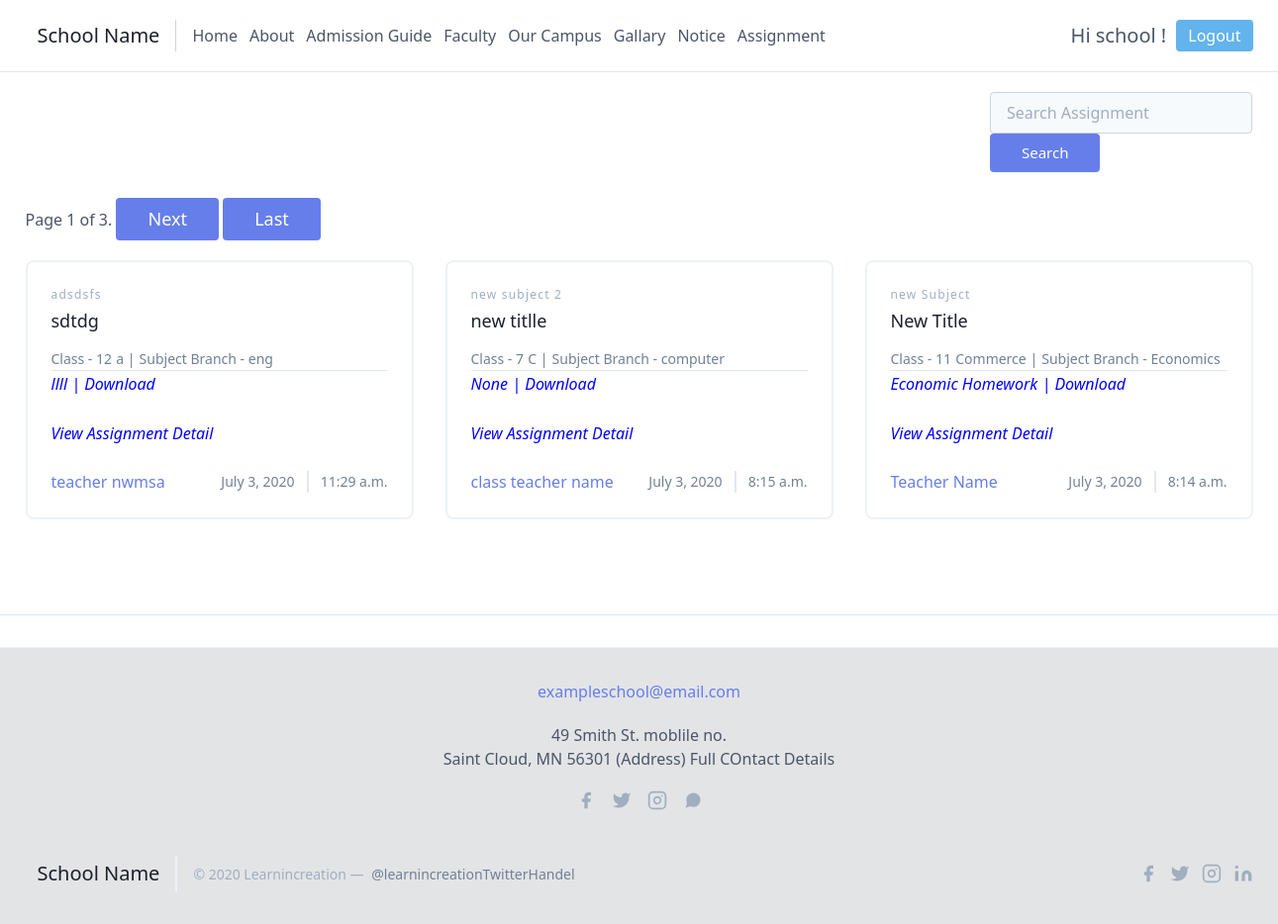
/assignment/ (signed in), run on the app's committed database.
### info/models.py (models this page shows, shortened)
class Assignment(models.Model):
    subject = models.CharField(max_length = 100)
    title = models.CharField(max_length = 100)
    standard =models.CharField(max_length= 20 , null = True , blank = True)
    section = models.CharField(max_length = 10, null = True , blank = True)
    branch = models.CharField(max_length = 10 , null = True , blank = True )
    published = models.DateTimeField(auto_now_add = True)
    author = models.CharField(max_length = 100)
    textcontent = models.TextField(null = True, blank = True)
    Filename = models.CharField(max_length = 50,null = True, blank = True)
    Fileupload = models.FileField(null = True, blank = True  )
    class Meta:
        ordering = ['-published']

### info/views.py (the view)
# urls.py: path('assignment/' , AssignmentListView.as_view() , name = "assignment-list"),
class AssignmentListView(LoginRequiredMixin,ListView):
    model = Assignment
    template_name = 'info/assignment_list.html' #<app>/<model>_<viewtype>.html
    context_objects_name = 'assignment'
    ordering = ['-published']
    paginate_by = 3 # pagination  (django provided )

### info/templates/info/assignment_list.html (shortened to what this page needs)
{% extends 'info/main.html' %}
{% load static %}
{% block content %}
<section class="text-gray-700 body-font" style="margin-top: 20px; margin-left: 1000px;">
      <form class="form" action="/a/" method="get">
        <input class="flex-grow bg-gray-100 rounded border border-gray-400 focus:outline-none focus:border-indigo-500 text-base px-4 py-2 mr-4 mb-4 sm:mb-0" type="search" name = 'queryassignment' placeholder="Search Assignment" aria-label="search">
        <button class="text-white bg-indigo-500 border-0 py-2 px-8 focus:outline-none hover:bg-indigo-600 rounded text-lg" type = 'submit' style="font-size:15px;">Search </button>
      </form>
</section>
<section class="text-gray-700 body-font">
  <div class="container px-5 py-24 mx-auto">
      <div class="pagination" style="margin-top:-70px; margin-bottom:20px;">
          <span class="step-links">
              <span class="current">
                  Page {{ page_obj.number }} of {{ page_obj.paginator.num_pages }}.
              </span>
              {% if page_obj.has_next %}
                  <a href="?page={{ page_obj.next_page_number }}"><button class="text-white bg-indigo-500 border-0 py-2 px-8 focus:outline-none hover:bg-indigo-600 rounded text-lg" type="button" name="button">Next</button></a>
                  <a href="?page={{ page_obj.paginator.num_pages }}"><button class="text-white bg-indigo-500 border-0 py-2 px-8 focus:outline-none hover:bg-indigo-600 rounded text-lg" type="button" name="button">Last</button></a>
              {% endif %}
          </span>
      </div>
    <div class="flex flex-wrap -m-4">
    {% for assignment in assignment_list %}
      <div class="p-4 md:w-1/3">
        <div class="h-full border-2 border-gray-200 rounded-lg overflow-hidden">
          <div class="p-6">
            <h2 class="tracking-widest text-xs title-font font-medium text-gray-500 mb-1">{{assignment.subject}}</h2>
            <h1 class="title-font text-lg font-medium text-gray-900 mb-3">{{assignment.title}}</h1>
            <span class="text-gray-600 inline-flex items-center leading-none text-sm">Class - {{assignment.standard}}</span>
            <span class="text-gray-600 inline-flex items-center leading-none text-sm">{{assignment.section}} |</span>
            <span class="text-gray-600 inline-flex items-center leading-none text-sm">Subject Branch - {{assignment.branch}}</span>
            <br><hr>
            <span class="leading-relaxed mb-3" style= 'color: blue ; font-style: italic;'><a href="/static/images/{{assignment.Fileupload}}" >{{assignment.Filename}} |</a></span>
            <span class=" " style= 'color: blue ; font-style: italic;'><a href="/static/images/{{assignment.Fileupload}}" download>Download</a></span>
            <br><br>
            <span class="leading-relaxed mb-3" style= 'color: blue ; font-style: italic;' ><a href='/assignment/{{assignment.id}}'> View Assignment Detail </a></span>
            <br><br>
            <div class="flex items-center flex-wrap ">
              <a class="text-indigo-500 inline-flex items-center md:mb-2 lg:mb-0">{{assignment.author}}</a>
              <span class="text-gray-600 mr-3 inline-flex items-center lg:ml-auto md:ml-0 ml-auto leading-none text-sm pr-3 py-1 border-r-2 border-gray-300">
                {{assignment.published|date}}
              </span>
              <span class="text-gray-600 inline-flex items-center leading-none text-sm">
              {{assignment.published|time}}
              </span>
            </div>
          </div>
        </div>
      </div>
    {% endfor %}
    </div>
  </div>
</section>
{% endblock content %}

### info/templates/info/main.html (shortened to what this page needs)
<!DOCTYPE html>
{% load static %}
<html>
<head>
	<link href="https://unpkg.com/tailwindcss@^1.0/dist/tailwind.min.css" rel="stylesheet">
</head>
<body>
<header class="text-gray-700 body-font">
  <div class="container mx-auto flex flex-wrap p-5 flex-col md:flex-row items-center">
    <a href="{% url 'home' %}" class="flex title-font font-medium items-center text-gray-900 mb-4 md:mb-0">
      <span class="ml-3 text-xl">School Name </span>
    </a>
    <nav class="md:mr-auto md:ml-4 md:py-1 md:pl-4 md:border-l md:border-gray-400	flex flex-wrap items-center text-base justify-center">
      <a class="mr-3 hover:text-gray-900" href="{% url 'home'%}">Home </a>
      <a class="mr-3 hover:text-gray-900" href="{% url 'about'%}">About</a>
      <a class="mr-3 hover:text-gray-900" href="{% url 'admission'%}">Admission Guide </a>
      <a class="mr-3 hover:text-gray-900" href="{% url 'faculty'%}">Faculty</a>
      <a class="mr-3 hover:text-gray-900" href="{% url 'campus'%}">Our Campus </a>
      <a class="mr-3 hover:text-gray-900" href="{% url 'gallary'%}">Gallary</a>
			{% if user.is_authenticated %}
				<a class="mr-3 hover:text-gray-900" href="{% url 'notice-list'%}">Notice</a>
				<a class="mr-3 hover:text-gray-900" href="{% url 'assignment-list'%}">Assignment</a>
			{% endif %}
    </nav>
		{% if user.is_authenticated %}
		<span class="ml-3 text-xl" style="padding-right: 10px;">Hi {{user.username}} ! </span>
		<a href="{% url 'logout' %}" class="inline-flex items-center bg-blue-400 border-0 py-1 px-3 focus:outline-none hover:bg-blue-500 rounded text-white mt-4 md:mt-0">Logout
		      </svg></a>
		{% else %}
		<a href="{% url 'login' %}" class="inline-flex items-center bg-blue-400 border-0 py-1 px-3 focus:outline-none hover:bg-blue-500 rounded text-white mt-4 md:mt-0">Login</a>
		{% endif %}
  </div>
</header>
<hr>
{% block content %}
{% endblock content %}
<hr>
<footer class="text-gray-700 body-font" style="background-color: #e3e4e6">
	<div class="p-2 w-full pt-8 mt-8 border-t border-gray-200 text-center">
		<a class="text-indigo-500">exampleschool@email.com</a>
		<p class="leading-normal my-5">49 Smith St. moblile no.
			<br>Saint Cloud, MN 56301 (Address) Full COntact Details
		</p>
		<span class="inline-flex">
			<a class="text-gray-500">
				<svg fill="currentColor" stroke-linecap="round" stroke-linejoin="round" stroke-width="2" class="w-5 h-5" viewBox="0 0 24 24">
					<path d="M18 2h-3a5 5 0 00-5 5v3H7v4h3v8h4v-8h3l1-4h-4V7a1 1 0 011-1h3z"></path>
				</svg>
			</a>
			<a class="ml-4 text-gray-500">
				<svg fill="currentColor" stroke-linecap="round" stroke-linejoin="round" stroke-width="2" class="w-5 h-5" viewBox="0 0 24 24">
					<path d="M23 3a10.9 10.9 0 01-3.14 1.53 4.48 4.48 0 00-7.86 3v1A10.66 10.66 0 013 4s-4 9 5 13a11.64 11.64 0 01-7 2c9 5 20 0 20-11.5a4.5 4.5 0 00-.08-.83A7.72 7.72 0 0023 3z"></path>
				</svg>
			</a>
			<a class="ml-4 text-gray-500">
				<svg fill="none" stroke="currentColor" stroke-linecap="round" stroke-linejoin="round" stroke-width="2" class="w-5 h-5" viewBox="0 0 24 24">
					<rect width="20" height="20" x="2" y="2" rx="5" ry="5"></rect>
					<path d="M16 11.37A4 4 0 1112.63 8 4 4 0 0116 11.37zm1.5-4.87h.01"></path>
				</svg>
			</a>
			<a class="ml-4 text-gray-500">
			</a>
		</span>
	</div>
  <div class="container px-5 py-8 mx-auto flex items-center sm:flex-row flex-col">
    <a href="{% url 'home'%} " class="flex title-font font-medium items-center md:justify-start justify-center text-gray-900">
      <span class="ml-3 text-xl">School Name </span>
    </a>
    <p class="text-sm text-gray-500 sm:ml-4 sm:pl-4 sm:border-l-2 sm:border-gray-200 sm:py-2 sm:mt-0 mt-4">© 2020 Learnincreation —
      <a href="https://twitter.com/knyttneve" class="text-gray-600 ml-1" rel="noopener noreferrer" target="_blank">@learnincreationTwitterHandel</a>
    </p>
    <span class="inline-flex sm:ml-auto sm:mt-0 mt-4 justify-center sm:justify-start">
      <a class="text-gray-500">
        <svg fill="currentColor" stroke-linecap="round" stroke-linejoin="round" stroke-width="2" class="w-5 h-5" viewBox="0 0 24 24">
          <path d="M18 2h-3a5 5 0 00-5 5v3H7v4h3v8h4v-8h3l1-4h-4V7a1 1 0 011-1h3z"></path>
        </svg>
      </a>
      <a class="ml-3 text-gray-500">
        <svg fill="currentColor" stroke-linecap="round" stroke-linejoin="round" stroke-width="2" class="w-5 h-5" viewBox="0 0 24 24">
          <path d="M23 3a10.9 10.9 0 01-3.14 1.53 4.48 4.48 0 00-7.86 3v1A10.66 10.66 0 013 4s-4 9 5 13a11.64 11.64 0 01-7 2c9 5 20 0 20-11.5a4.5 4.5 0 00-.08-.83A7.72 7.72 0 0023 3z"></path>
        </svg>
      </a>
      <a class="ml-3 text-gray-500">
        <svg fill="none" stroke="currentColor" stroke-linecap="round" stroke-linejoin="round" stroke-width="2" class="w-5 h-5" viewBox="0 0 24 24">
          <rect width="20" height="20" x="2" y="2" rx="5" ry="5"></rect>
          <path d="M16 11.37A4 4 0 1112.63 8 4 4 0 0116 11.37zm1.5-4.87h.01"></path>
        </svg>
      </a>
      <a class="ml-3 text-gray-500">
        <svg fill="currentColor" stroke="currentColor" stroke-linecap="round" stroke-linejoin="round" stroke-width="0" class="w-5 h-5" viewBox="0 0 24 24">
          <path stroke="none" d="M16 8a6 6 0 016 6v7h-4v-7a2 2 0 00-2-2 2 2 0 00-2 2v7h-4v-7a6 6 0 016-6zM2 9h4v12H2z"></path>
          <circle cx="4" cy="4" r="2" stroke="none"></circle>
        </svg>
      </a>
    </span>
  </div>
</footer>
</body>
</html>

### data on the page
Assignment: subject "adsdsfs", title "sdtdg", standard "12", section "a", branch "eng", Filename "llll", author "teacher nwmsa", published "July 3, 2020", published "11:29 a.m."
Assignment: subject "new subject 2", title "new titlle", standard "7", section "C", branch "computer", Filename "None", author "class teacher name", published "July 3, 2020", published "8:15 a.m."
Assignment: subject "new Subject", title "New Title", standard "11", section "Commerce", branch "Economics", Filename "Economic Homework", author "Teacher Name", published "July 3, 2020", published "8:14 a.m."

### other printed values
{{ user.username }} "school"
{{ page_obj.number }} "1"
{{ page_obj.paginator.num_pages }} "3"
